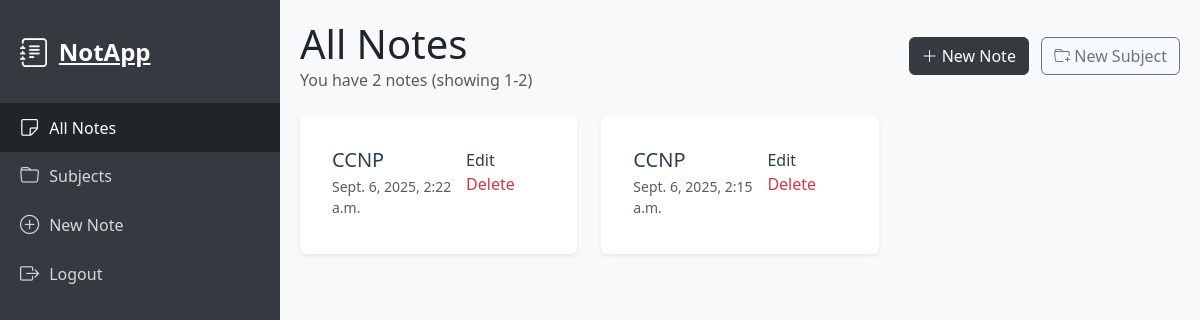
Screenshot of / (signed in) with the database file from the repository.
### notes/models.py (models this page shows, shortened)
class Note(models.Model):
    subject = models.ForeignKey(Subject, on_delete=models.SET_NULL, related_name='notes', null=True, blank=True)
    user = models.ForeignKey(User, on_delete=models.CASCADE)
    title = models.CharField(max_length=200)
    content = models.TextField()
    created_at = models.DateTimeField(auto_now_add=True)
    updated_at = models.DateTimeField(auto_now=True)
    class Meta:
        ordering = ['-updated_at']

class Subject(models.Model):
    name = models.CharField(max_length=100)
    description = models.TextField(blank=True)
    user = models.ForeignKey(User, on_delete=models.CASCADE, related_name='subjects', null=True)
    class Meta:
        ordering = ['name']
        constraints = [
            models.UniqueConstraint(
                fields=['name', 'user'],
                name='unique_subject_name_per_user'
            )
        ]

### notes/views.py (the view)
# urls.py: path('', views.note_list, name='note_list'),
@login_required
def note_list(request):
    subject_id = request.GET.get('subject')
    subjects = Subject.objects.filter(user=request.user)
    if subject_id:
        notes = Note.objects.filter(user=request.user, subject_id=subject_id).order_by('-created_at')
        current_subject = get_object_or_404(Subject, id=subject_id, user=request.user)
    else:
        notes = Note.objects.filter(user=request.user).order_by('-created_at')
        current_subject = None
    paginator = Paginator(notes, 10)  # Show 10 notes per page
    page_number = request.GET.get('page', 1)
    notes = paginator.get_page(page_number)
    return render(request, 'notes/note_list.html', {
        'notes': notes,
        'subjects': subjects,
        'current_subject': current_subject,
        'subjects': subjects,
        'current_subject': current_subject
    })

### notes/templates/notes/note_list.html (shortened to what this page needs)
{% extends "notes/base.html" %}
{% load humanize %}
{% block content %}
<div>
  <div class="d-flex justify-content-between align-items-center mb-4">
    <div>
      <h1 class="mb-0">
        {% if current_subject %}
          Notes: {{ current_subject.name }}
        {% else %}
          All Notes
        {% endif %}
      </h1>
      {% if notes %}
      <p class="text-muted mb-0">
        You have {{ notes.paginator.count }} note{% if notes.paginator.count != 1 %}s{% endif %}
        (showing {{ notes.start_index }}-{{ notes.end_index }})
      </p>
      {% endif %}
    </div>
    <div>
      {% if current_subject %}
      <a href="{% url 'note_create' %}?subject={{ current_subject.id }}" class="btn btn-custom">
        <i class="bi bi-plus-lg"></i> New Note in {{ current_subject.name }}
      </a>
      {% else %}
      <a href="{% url 'note_create' %}" class="btn btn-custom">
        <i class="bi bi-plus-lg"></i> New Note
      </a>
      {% endif %}
      <a href="{% url 'subject_create' %}" class="btn btn-outline-secondary ms-2">
        <i class="bi bi-folder-plus"></i> New Subject
      </a>
    </div>
  </div>
  {% if notes %}
  <div class="row row-cols-1 row-cols-md-2 row-cols-lg-3 g-4">
    {% for note in notes %}
        <div class="col-12">
      <div class="card note-card h-100 border-0">
        <div class="card-body">
          <div class="d-flex justify-content-between align-items-start">
            <div class="flex-grow-1">
              {% if not note.subject or subject_id %}
                <a href="{% url 'note_edit' pk=note.pk %}" class="text-decoration-none">
                  <h2 class="h5 mb-1">{{ note.title }}</h2>
                  <div class="text-muted small mb-1">
                    {{ note.created_at|naturaltime }}
                  </div>
                </a>
              {% else %}
                <a href="{% url 'subject_detail' pk=note.subject.pk %}" class="h5 btn-link d-block mb-1">{{ note.subject.name }}</a>
                <div class="text-muted small mb-1">{{ note.created_at|naturaltime }}</div>
              {% endif %}
            </div>
            <div>
              <a href="{% url 'note_edit' pk=note.pk %}" class="btn-link me-2">Edit</a>
              <a href="{% url 'note_delete' pk=note.pk %}" class="btn-link text-danger">Delete</a>
            </div>
          </div>
        </div>
      </div>
    </div>
    {% endfor %}
  </div>
  {% endif %}
</div>
{% endblock content %}

### notes/templates/notes/note_list.html (style rules this page uses)
.note-card { transition: all 0.2s ease; position: relative; padding: 16px; background: #ffffff; border-bottom: 1px solid rgba(0,0,0,0.1); }
.note-card .btn-link { color: #2c3e50; text-decoration: none; }

### notes/templates/notes/base.html (style rules this page uses)
:root { --primary-color: #343a40; --primary-hover: #212529; }
body { min-height: 100vh; overflow-x: hidden; }
.btn-custom { background-color: var(--primary-color); border-color: var(--primary-color); color: white; }
.note-card { transition: transform 0.2s; border: 1px solid #dee2e6; }
.card { border: none; box-shadow: 0 0.125rem 0.25rem rgba(0, 0, 0, 0.075); }

### rows the page displays
Note: subject.name "CCNP", created_at "Sept. 6, 2025, 2:22 a.m."
Note: subject.name "CCNP", created_at "Sept. 6, 2025, 2:15 a.m."

### other values shown
{{ notes.paginator.count }} "2"
{{ notes.start_index }} "1"
{{ notes.end_index }} "2"
